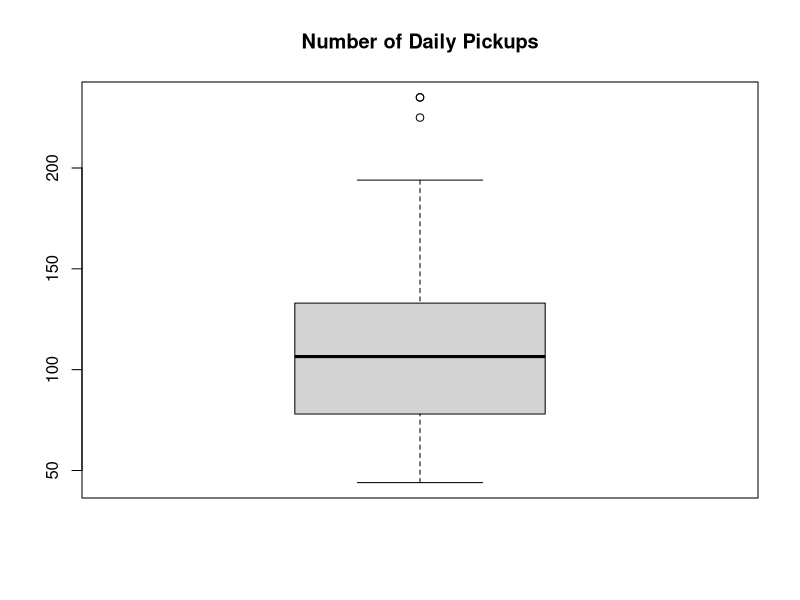
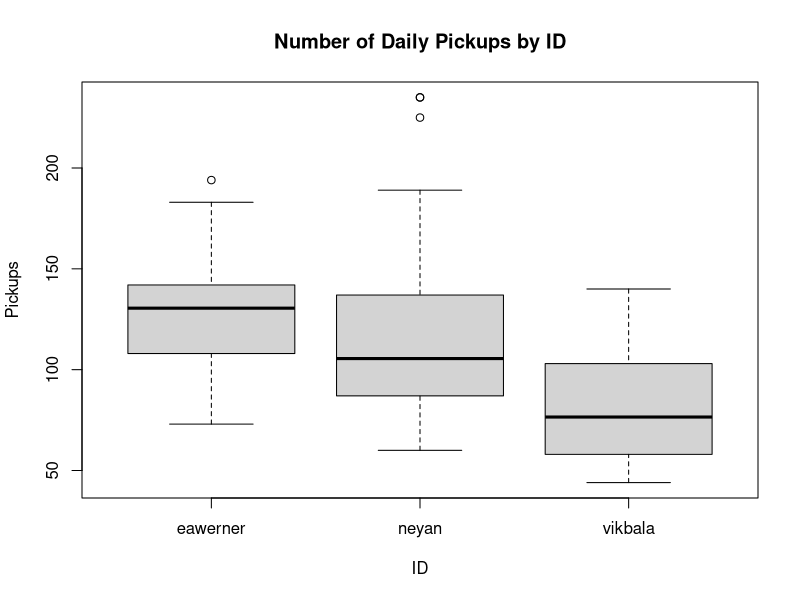
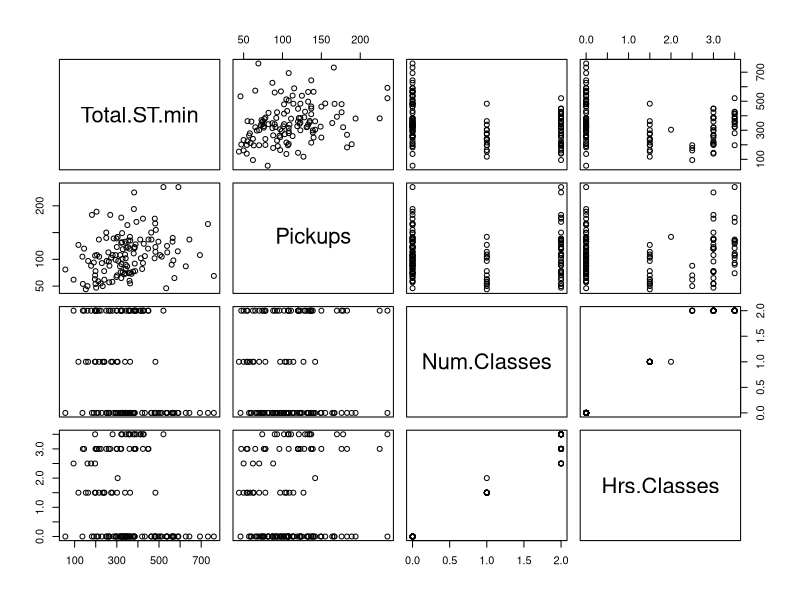
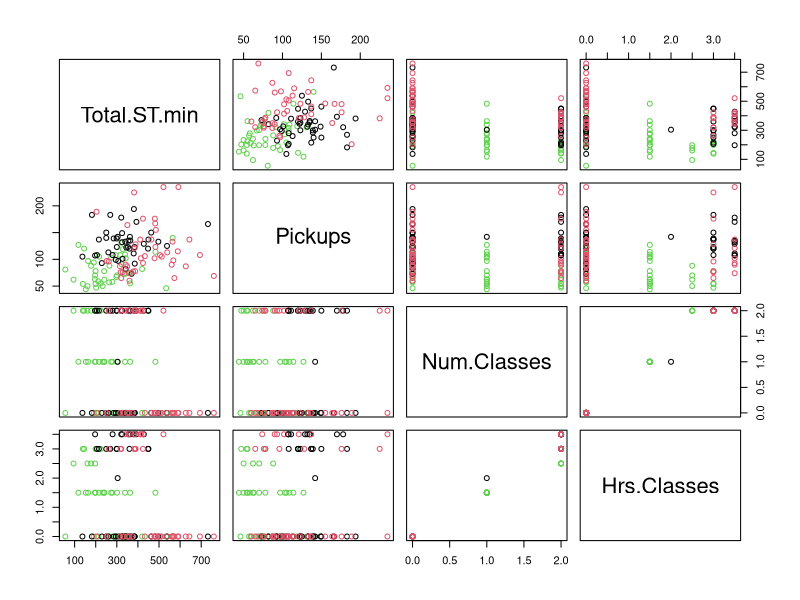
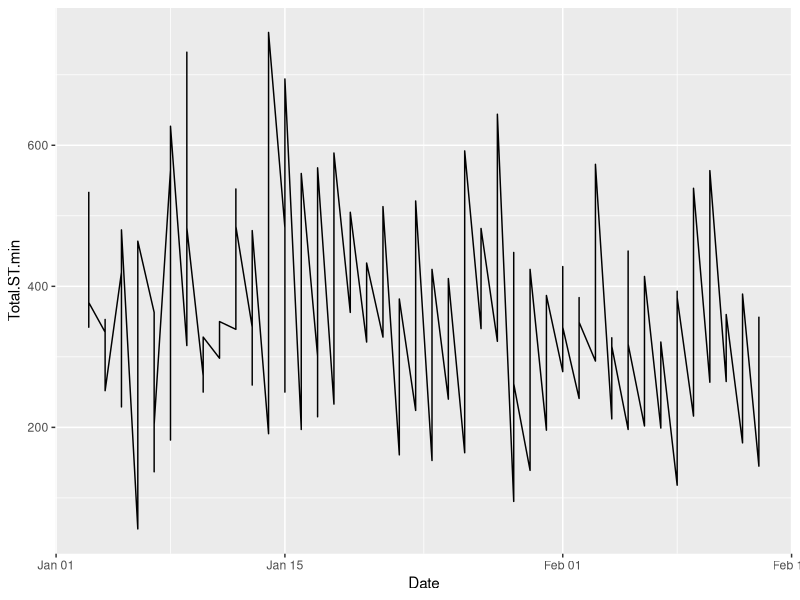
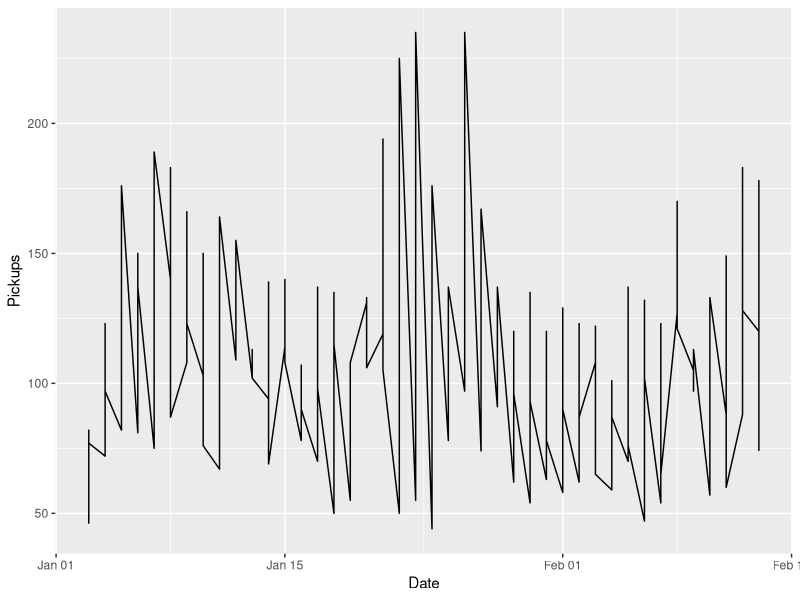
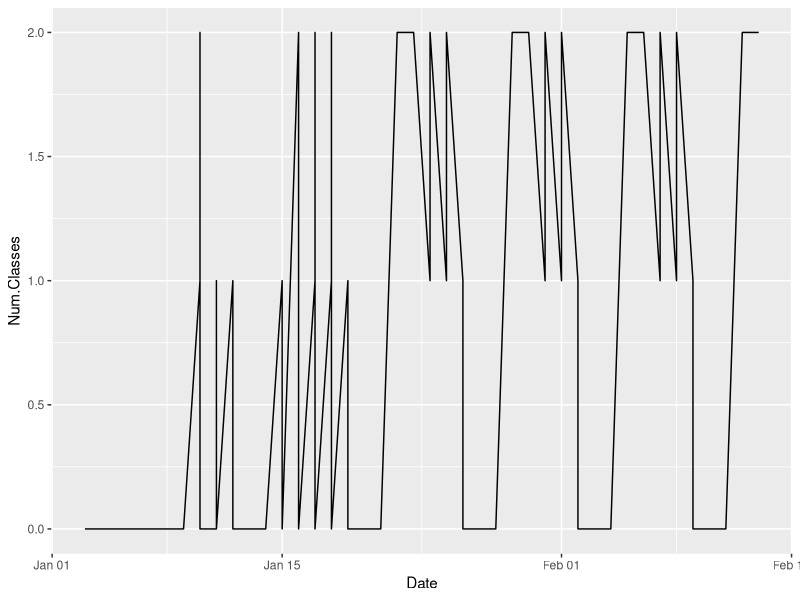
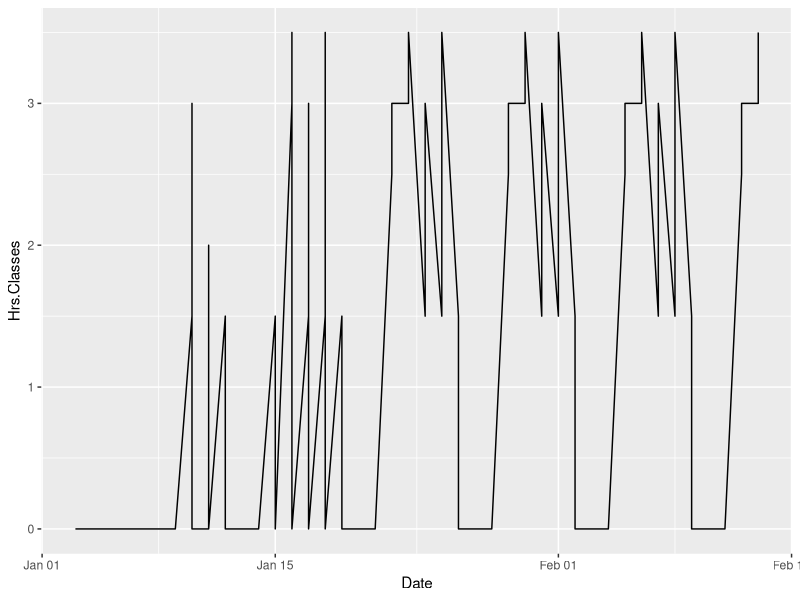

These figures' R source, in order:
# BIOSTAT 620 - Group Project I
# Vikram Bala, Ethan Werner, Neyan Deng
# Team VENTURE

library(readxl)
library(dplyr)
library(ggplot2)

# read data
data <- read_excel("VENTURE_baseline_data.xlsx", sheet="combined_raw_data")
date_range <- seq(as.Date("2024/01/03"), by="day", length.out=42)
data$Date <- c(date_range, date_range, date_range)

# calculate summary statistics
summary_data <- summary(data)
sample_size <- nrow(data)
var_total_st <- var(data$Total.ST.min)
var_pickups <- var(data$Pickups)
var_num_classes <- var(data$Num.Classes)
var_hrs_classes <- var(data$Hrs.Classes)

# generate boxplots
boxplot(data$Pickups, main="Number of Daily Pickups")
boxplot(Pickups~ID, data=data, main="Number of Daily Pickups by ID")

# generate scatterplots
data_sub <- select(data, "Total.ST.min", "Pickups", "Num.Classes", "Hrs.Classes")
plot(data_sub)
plot(data_sub, col=as.factor(data$ID))

# generate time series plots
ggplot(aes(x=Date, y=Total.ST.min), data=data) + geom_line()
ggplot(aes(x=Date, y=Pickups), data=data) + geom_line()
ggplot(aes(x=Date, y=Num.Classes), data=data) + geom_line()
ggplot(aes(x=Date, y=Hrs.Classes), data=data) + geom_line()

ggplot(aes(x=Date, y=Total.ST.min, color=ID), data=data) + geom_line()
ggplot(aes(x=Date, y=Pickups, color=ID), data=data) + geom_line()
ggplot(aes(x=Date, y=Num.Classes, color=ID), data=data) + geom_line()
ggplot(aes(x=Date, y=Hrs.Classes, color=ID), data=data) + geom_line()
